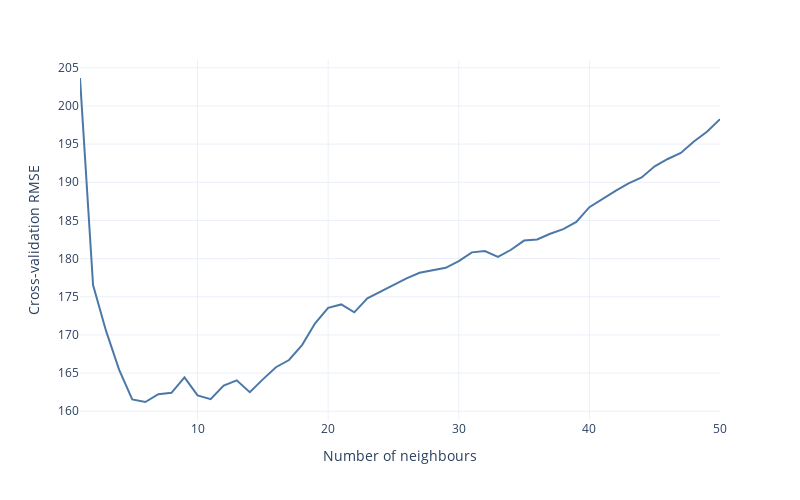

Notebook source saved alongside this figure:
### Markdown cell above
#### 2.1.2 Plotting the cross-validation error

Let's apply what you've just learned plot the cross validation error as a function of the number of neighbours.

### Code cell
# Compute the CV error for k=1 to k=50
ks=np.arange(1, 51)
cv_errors = []
for k in ks: 
    model = KNeighborsRegressor(n_neighbors= k, metric='mahalanobis', metric_params={'V': X_train.cov()}) 
    scores = cross_val_score(model, X_train, y_train, cv=5, scoring = 'neg_mean_squared_error')
    rmse = np.sqrt(-1*np.mean(scores))
    cv_errors.append(rmse)

# Make figure 
fig = px.line(x=ks, y=cv_errors, # everything below is detail
              labels={'x': 'k', 'y': 'RMSE'}, 
              template='plotly_white',
              color_discrete_sequence=px.colors.qualitative.T10)

fig.update_layout(xaxis_title='Number of neighbours', yaxis_title='Cross-validation RMSE', )
fig.update_layout(width=800, height=500)
fig.show()

### Figure 1 — Plotly figure (JSON) as saved in the notebook; plotly's stock layout.template omitted (floating-point values rounded to 4 significant figures)
{"data": [{"hovertemplate": "k=%{x}<br>RMSE=%{y}<extra></extra>", "legendgroup": "", "line": {"color": "#4C78A8", "dash": "solid"}, "mode": "lines", "name": "", "orientation": "v", "showlegend": false, "type": "scatter", "x": [1, 2, 3, 4, 5, 6, 7, 8, 9, 10, 11, 12, 13, 14, 15, 16, 17, 18, 19, 20, 21, 22, 23, 24, 25, 26, 27, 28, 29, 30, 31, 32, 33, 34, 35, 36, 37, 38, 39, 40, 41, 42, 43, 44, 45, 46, 47, 48, 49, 50], "xaxis": "x", "y": [203.7, 176.5, 170.5, 165.4, 161.5, 161.2, 162.2, 162.4, 164.4, 162.1, 161.6, 163.4, 164.0, 162.5, 164.2, 165.8, 166.7, 168.7, 171.5, 173.5, 174.0, 173.0, 174.8, 175.7, 176.6, 177.4, 178.1, 178.5, 178.8, 179.7, 180.8, 181.0, 180.2, 181.2, 182.4, 182.5, 183.3, 183.9, 184.8, 186.7, 187.8, 188.9, 189.9, 190.6, 192.1, 193.1, 193.8, 195.3, 196.6, 198.3], "yaxis": "y"}], "layout": {"height": 500, "legend": {"tracegroupgap": 0}, "margin": {"t": 60}, "width": 800, "xaxis": {"anchor": "y", "domain": [0, 1], "title": {"text": "Number of neighbours"}}, "yaxis": {"anchor": "x", "domain": [0, 1], "title": {"text": "Cross-validation RMSE"}}}}
